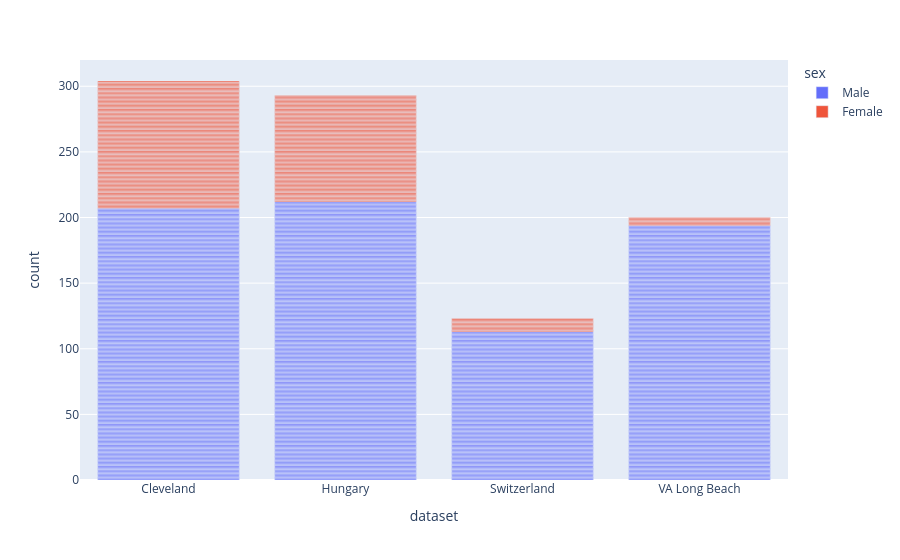

Source (notebook cell):
### Code cell
# plot the count plot of data set column
sns.countplot(data = df, x='dataset', hue = 'sex')

fig = px.bar(df, x='dataset', color='sex')
fig.show()

# print the value count of data set columncolumn grouped by sex
df.groupby('sex')['dataset'].value_counts()

### Figure 1 — Plotly figure (JSON) as saved in the notebook; plotly's stock layout.template omitted (floating-point values rounded to 4 significant figures; data arrays with more than 128 entries replaced by an {"elided": "..."} marker saying what was removed)
{"data": [{"hovertemplate": "sex=Male<br>dataset=%{x}<br>count=%{y}<extra></extra>", "legendgroup": "Male", "marker": {"color": "#636efa", "pattern": {"shape": ""}}, "name": "Male", "orientation": "v", "showlegend": true, "textposition": "auto", "type": "bar", "x": {"elided": "726 str values"}, "xaxis": "x", "y": {"elided": "726 int values"}, "yaxis": "y"}, {"hovertemplate": "sex=Female<br>dataset=%{x}<br>count=%{y}<extra></extra>", "legendgroup": "Female", "marker": {"color": "#EF553B", "pattern": {"shape": ""}}, "name": "Female", "orientation": "v", "showlegend": true, "textposition": "auto", "type": "bar", "x": {"elided": "194 str values"}, "xaxis": "x", "y": {"elided": "194 int values"}, "yaxis": "y"}], "layout": {"barmode": "relative", "legend": {"title": {"text": "sex"}, "tracegroupgap": 0}, "margin": {"t": 60}, "xaxis": {"anchor": "y", "domain": [0, 1], "title": {"text": "dataset"}}, "yaxis": {"anchor": "x", "domain": [0, 1], "title": {"text": "count"}}}}
